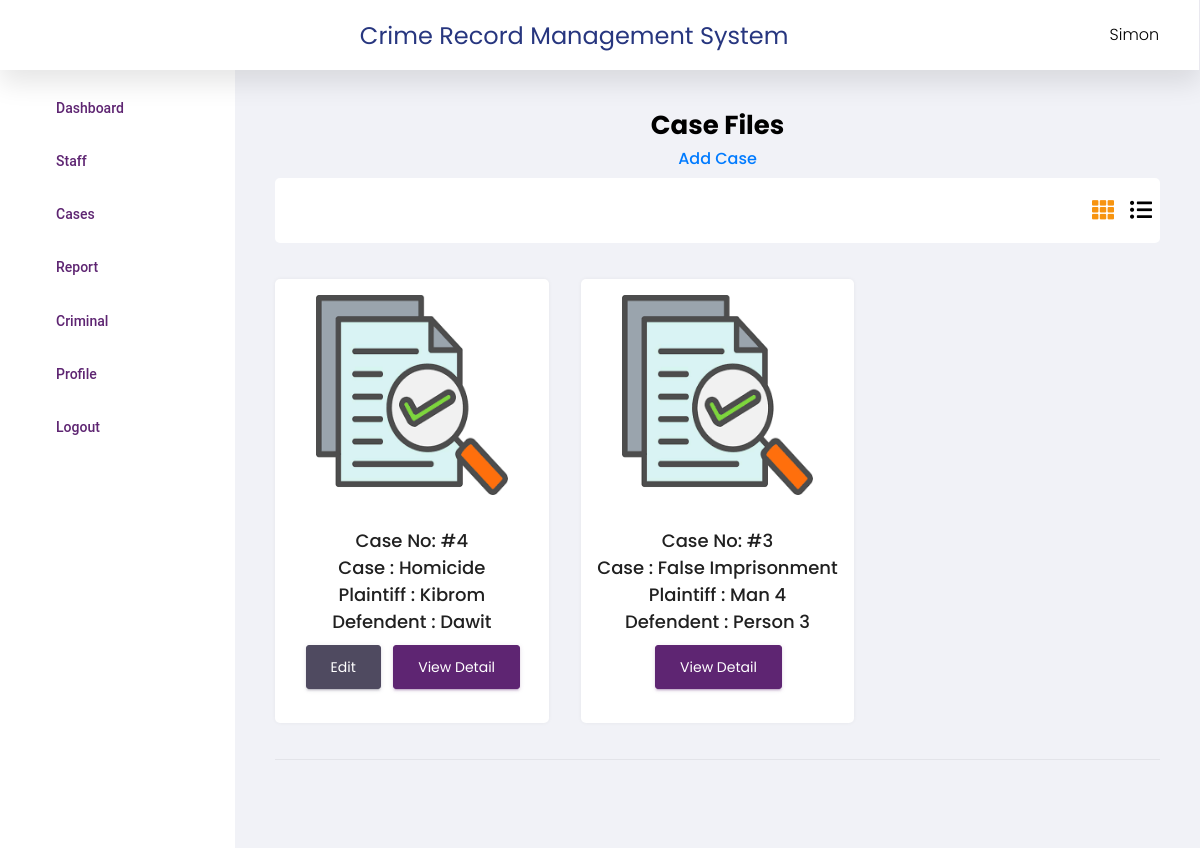
The page /police/case.php (signed in) on the database its author committed.
### tables this page shows
CREATE TABLE `cases` (
  `id` int(11) NOT NULL,
  `user_id` int(11) NOT NULL,
  `category_id` int(11) NOT NULL,
  `accuser` varchar(120) NOT NULL,
  `image` varchar(250) NOT NULL,
  `agender` varchar(120) NOT NULL,
  `adob` date NOT NULL,
  `aaddress` varchar(120) NOT NULL,
  `aphone` int(15) NOT NULL,
  `awork` varchar(120) NOT NULL,
  `pstatement` varchar(5000) NOT NULL,
  `defendent` varchar(120) NOT NULL,
  `dgender` varchar(120) NOT NULL,
  `ddob` date NOT NULL,
  `dmother` varchar(120) NOT NULL,
  `dfather` varchar(120) NOT NULL,
  `dwork` varchar(120) NOT NULL,
  `dfamily` varchar(120) NOT NULL,
  `daddress` varchar(120) NOT NULL,
  `dphone` int(15) NOT NULL,
  `dstatement` varchar(5000) NOT NULL,
  `cine` varchar(250) NOT NULL,
  `accusation` datetime NOT NULL,
  `imprisioned` datetime NOT NULL,
  `arn` varchar(50) NOT NULL,
  `status` int(11) NOT NULL,
  `casetype` int(11) NOT NULL,
  `detective_id` int(11) NOT NULL,
  `investigation` varchar(50) NOT NULL,
  `archive_id` int(11) NOT NULL,
  `sended` int(11) NOT NULL,
  `jachive_id` int(11) NOT NULL,
  `prosecutor_id` int(11) NOT NULL,
  `pro_decision` varchar(50) NOT NULL,
  `dassign_id` int(11) NOT NULL,
  `passign_id` int(11) NOT NULL,
  `pcheck_id` int(11) NOT NULL,
  `prosecution_id` int(11) NOT NULL,
  `added_on` datetime NOT NULL
);

CREATE TABLE `category` (
  `id` int(11) NOT NULL,
  `category` varchar(50) NOT NULL,
  `status` int(11) NOT NULL
);

### police/case.php (the view, shortened to what this page needs)
<?php
include('header.php');
$sql="select cases.*,category from cases,category where cases.category_id=category.id and cases.user_id='".$_SESSION['POLICE_ID']."' and casetype='0' order by cases.id desc";
$res=mysqli_query($con,$sql);
?>
<div class="main-panel">
    <div class="content-wrapper">
        <div class = "main-title">
            <h3><strong>Case Files</strong></h3>
            <h6><a href="manage_cases.php" class="grid_sub_title">Add Case</a></h6>
        </div>
        <div class = "display-style-btns">
            <button type = "button" id = "grid-active-btn">
                <i class = "fas fa-th"></i>
            </button>
            <button type = "button" id = "details-active-btn">
                <i class = "fas fa-list-ul"></i>
            </button>
        </div>
        <div class = "item-list">
                <?php if(mysqli_num_rows($res)>0){
					while($row=mysqli_fetch_assoc($res)){
				?>
                <div class = "item">
                    <div class = "item-img">
                            <img src="assets/images/case.png"  width="600" height="200"/>
                    </div>
                    <div class = "item-detail">
                        <span href = "#" class = "item-name">Case No:  #<?php echo $row['id']?></span>
                        <span href = "#" class = "item-name">Case :  <?php echo $row['category']?></span>
                        <span href = "#" class = "item-name">Plaintiff :  <?php echo $row['accuser']?></span>
                        <span href = "#" class = "item-name">Defendent :  <?php echo $row['defendent']?></span>
                        <div class = "item-price">
                            <?php
                            if($row['detective_id']=='0'){?>
                                <a href="manage_cases.php?id=<?php echo $row['id']?>"><label class="btn btn-dark mr-2 hand_cursor">Edit</label></a>&nbsp;
                            <?php }else{ ?>
                            <?php } ?>
                            <a href="case_detail.php?id=<?php echo $row['id']?>"><label class="btn btn-primary mr-2 hand_cursor">View Detail</label></a>
                        </div>
                    </div>
                </div>
                <?php
					} } else { ?>
					<h6 colspan="5">No data found</h6>
				<?php } ?>
</div>
<?php
include('footer.php');
?>

### police/header.php (shortened to what this page needs)
<!DOCTYPE html>
<html lang="en">
<head>
  <link rel="stylesheet" href="assets/css/materialdesignicons.min.css">
  <link rel="stylesheet" href="assets/css/vendor.bundle.base.css">
  <link rel="stylesheet" href="assets/css/dataTables.bootstrap4.css">
  <link rel="stylesheet" href="assets/css/bootstrap-datepicker.min.css">
  <link rel="stylesheet" href="assets/css/style.css">
  <link rel="stylesheet" href="https://cdnjs.cloudflare.com/ajax/libs/font-awesome/5.15.4/css/all.min.css" />
</head>
<body class="sidebar-light">
  <div class="container-scroller">
    <nav class="navbar col-lg-12 col-12 p-0 fixed-top d-flex flex-row">
      <div class="navbar-menu-wrapper d-flex align-items-stretch justify-content-between">
        <ul class="navbar-nav mr-lg-2 d-none d-lg-flex">
          <li class="nav-item nav-toggler-item">
            <button class="navbar-toggler align-self-center" type="button" data-toggle="minimize">
              <span class="mdi mdi-menu"></span>
            </button>
          </li>
        </ul>
        <div class="text-center navbar-brand-wrapper d-flex align-items-center justify-content-center">
          <a class="navbar-brand brand-logo" href="index.php">Crime Record Management System<br>
        </div>
        <ul class="navbar-nav navbar-nav-right">
          <li class="nav-item nav-profile dropdown">
            <a class="nav-link dropdown-toggle" href="#" data-toggle="dropdown" id="profileDropdown">
              <span class="nav-profile-name"><?php echo $_SESSION['POLICE_USER']?></span>
            </a>
          </li>
        </ul>
      </div>
    </nav>
    <div class="container-fluid page-body-wrapper">
      <nav class="sidebar sidebar-offcanvas" id="sidebar">
        <ul class="nav">
          <li class="nav-item">
            <a class="nav-link" href="index.php">
              <i class="mdi mdi-view-quilt menu-icon"></i>
              <span class="menu-title">Dashboard</span>
            </a>
          </li>
          <li class="nav-item">
            <a class="nav-link" href="staff.php">
              <i class="mdi mdi-incognito menu-icon"></i>
              <span class="menu-title">Staff</span>
            </a>
          </li>
		      <li class="nav-item">
            <a class="nav-link" href="case.php">
              <i class="mdi mdi-account-card-details menu-icon"></i>
              <span class="menu-title">Cases</span>
            </a>
          </li>
          <li class="nav-item">
            <a class="nav-link" href="report.php">
              <i class="mdi mdi-account-card-details menu-icon"></i>
              <span class="menu-title">Report</span>
            </a>
          </li>
          <li class="nav-item">
            <a class="nav-link" href="criminal.php">
              <i class="mdi mdi-account-card-details menu-icon"></i>
              <span class="menu-title">Criminal</span>
            </a>
          </li>
          <li class="nav-item">
            <a class="nav-link" href="profile.php">
              <i class="mdi mdi-account-card-details menu-icon"></i>
              <span class="menu-title">Profile</span>
            </a>
          </li>
		  <li class="nav-item">
            <a class="nav-link" href="logout.php">
              <i class="mdi mdi-airplay menu-icon"></i>
              <span class="menu-title">Logout</span>
            </a>
          </li>
        </ul>
      </nav>

### police/footer.php (shortened to what this page needs)
<footer class="footer">
        </footer>
      </div>
    </div>
  </div>
</body>
</html>

### police/case.php (style rules this page uses)
* { padding: 0; margin: 0; box-sizing: border-box; }
body { font-family: 'Poppins', sans-serif; }
img { width: 100%; display: block; }
.main-title { text-align: center; }
.display-style-btns { margin: 10px 0; display: flex; align-items: center; justify-content: flex-end; background-color: #fff; padding: 16px 0; border-radius: 5px; }
.display-style-btns button { border: none; font-size: 22px; display: inline-block; vertical-align: top; margin: 0 8px; background-color: transparent; cursor: pointer; transition: all 0.3s ease-out; }
.active-btn { color: #f79410; }
.item-list { margin: 36px 0; display: grid; grid-template-columns: repeat(1, 1fr); row-gap: 32px; }
.item { background-color: #fff; border-radius: 5px; overflow: hidden; box-shadow: 0 0 4px 0 rgba(15, 4, 4, 0.05); transition: all 0.2s ease-out; }
.item-img { position: relative; overflow: hidden; }
.item-img img { width: 70%; margin: 16px auto; }
.item-detail { padding: 16px; color: #202020; text-align: center; }
.item-name { font-weight: 500; font-size: 18px; color: #202020; display: block; }
.item-price { margin: 10px 0; font-weight: 300; display: flex; align-items: center; justify-content: center; }
@media screen and (min-width: 678px) { .item-list { grid-template-columns: repeat(2, 1fr); gap: 32px; } }
@media screen and (min-width: 768px) { .item-list { grid-template-columns: repeat(3, 1fr); } }

### rows shown on the page
cases: id "4", category.category "Homicide", accuser "Kibrom", defendent "Dawit"
cases: id "3", category.category "False Imprisonment", accuser "Man 4", defendent "Person 3"

### other values the page prints
$_SESSION['POLICE_USER'] "Simon"
